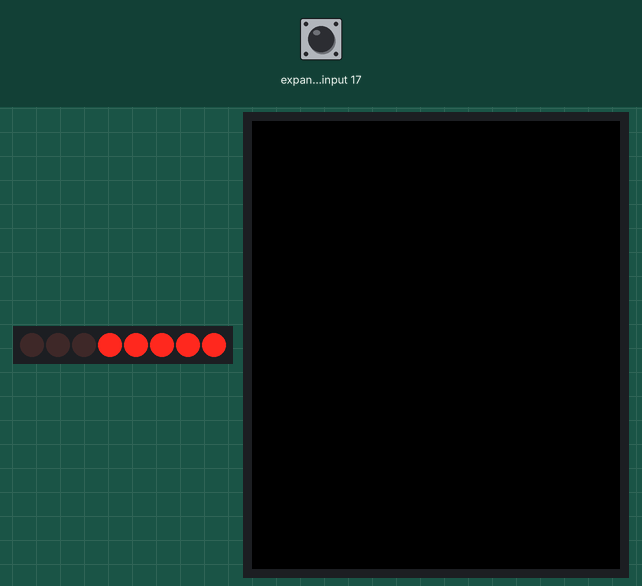
A program run on a simulated ESP32-S3. Parts: 8 port-expander outputs drawn as a row of LEDs (first output left, lit = HIGH), 368×448 colour display. Wiring (inferred from the names in the program): PCF8574 port expander at I2C address 0x20; PCF8574 port expander at I2C address 0x38. Wiring (inferred from the signals the program sends): row of LEDs: on Q0, Q1, Q2, Q3, Q4, Q5, Q6, Q7. The test bench sets the inputs (shaded band); at power-on: expander input 17 HIGH. What the program prints to the serial monitor is not drawn.

Above: at 0.9 s.
At 2.4 s:
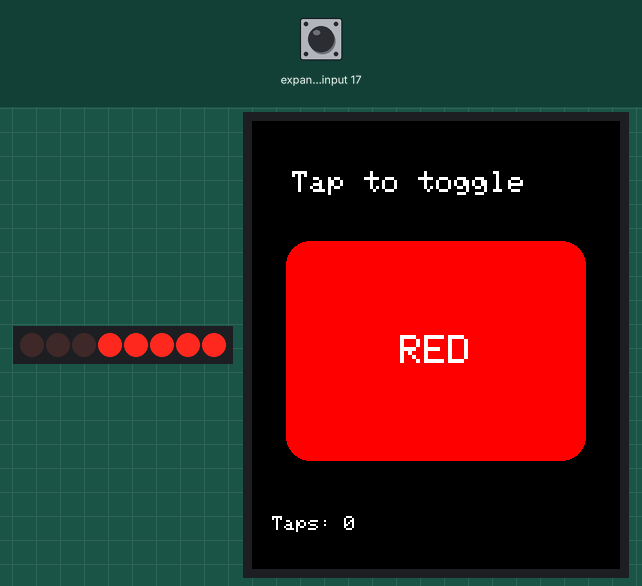
2.5 s: expander input 17 pulled LOW for 0.15 s
At 2.52 s:
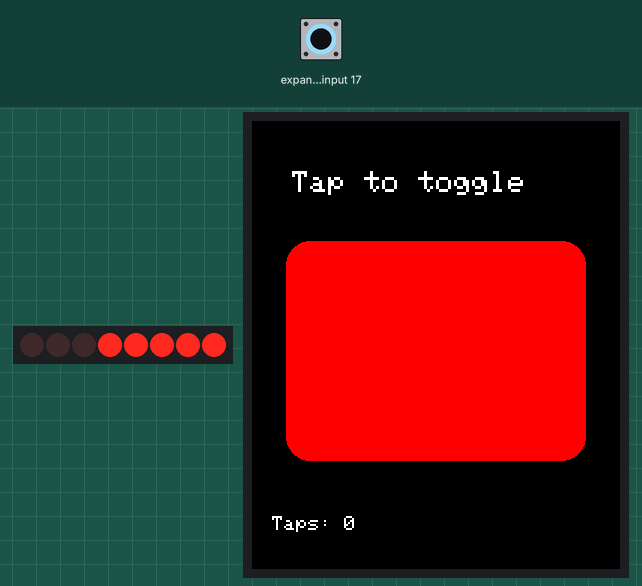
Timing chart, 0 to 5.5 s (numbered marks = the images above; inputs shaded):
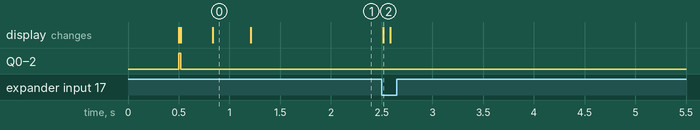

Measured:
- after the input at 2.5 s, the display: changes at once (image 2)

The program:

main.cpp
```cpp
// Touch demo: tap the big button to cycle its color.
#include <Arduino.h>
#include <Wire.h>
#include <Arduino_GFX_Library.h>

static const int I2C_SDA = 15;
static const int I2C_SCL = 14;

// SH8601 AMOLED on QSPI. GFX has no SH8601 class; CO5300 shares its command set.
static const int LCD_CS = 12, LCD_SCK = 11;
static const int LCD_D0 = 4, LCD_D1 = 5, LCD_D2 = 6, LCD_D3 = 7;
static const int LCD_W = 368, LCD_H = 448;

// TCA9554 expander drives the LCD/touch reset lines (pins 0-2)
static const uint8_t TCA9554_ADDR = 0x20;
static const uint8_t FT3168_ADDR = 0x38;

Arduino_DataBus *bus = new Arduino_ESP32QSPI(LCD_CS, LCD_SCK, LCD_D0, LCD_D1, LCD_D2, LCD_D3);
Arduino_CO5300 *gfx = new Arduino_CO5300(bus, GFX_NOT_DEFINED, 0, false, LCD_W, LCD_H);

struct NamedColor {
    uint16_t value;
    const char *name;
};
static const NamedColor COLORS[] = {
    {RED, "RED"}, {GREEN, "GREEN"}, {BLUE, "BLUE"},
    {YELLOW, "YELLOW"}, {MAGENTA, "MAGENTA"}, {CYAN, "CYAN"},
};
static const int NUM_COLORS = sizeof(COLORS) / sizeof(COLORS[0]);

// Button rectangle
static const int BTN_X = 34, BTN_Y = 120, BTN_W = 300, BTN_H = 220;

static int colorIndex = 0;
static uint32_t tapCount = 0;

static void tcaWrite(uint8_t reg, uint8_t val) {
    Wire.beginTransmission(TCA9554_ADDR);
    Wire.write(reg);
    Wire.write(val);
    Wire.endTransmission();
}

// Pulse expander pins 0-2 low then high to reset the display and touch
static void resetPanel() {
    tcaWrite(0x03, 0xF8); // pins 0-2 as outputs
    tcaWrite(0x01, 0x00);
    delay(20);
    tcaWrite(0x01, 0x07);
    delay(300); // touch controller needs time to boot
}

static void scanI2C() {
    Serial.println("I2C scan:");
    for (uint8_t addr = 1; addr < 127; addr++) {
        Wire.beginTransmission(addr);
        if (Wire.endTransmission() == 0) Serial.printf("  0x%02X\n", addr);
    }
}

// Returns true while a finger is down, with its coordinates
static bool readTouch(int &x, int &y) {
    Wire.beginTransmission(FT3168_ADDR);
    Wire.write(0x02); // TD_STATUS, followed by P1 XH/XL/YH/YL
    if (Wire.endTransmission(false) != 0) return false;
    if (Wire.requestFrom(FT3168_ADDR, (uint8_t)5) != 5) return false;
    uint8_t buf[5];
    for (int i = 0; i < 5; i++) buf[i] = Wire.read();
    if ((buf[0] & 0x0F) == 0) return false;
    x = ((buf[1] & 0x0F) << 8) | buf[2];
    y = ((buf[3] & 0x0F) << 8) | buf[4];
    return true;
}

static void drawButton(bool pressed) {
    const NamedColor &c = COLORS[colorIndex];
    gfx->fillRoundRect(BTN_X, BTN_Y, BTN_W, BTN_H, 24, c.value);
    gfx->drawRoundRect(BTN_X - 4, BTN_Y - 4, BTN_W + 8, BTN_H + 8, 28, pressed ? WHITE : BLACK);

    // Dark text on light colors, white on dark ones
    bool light = c.value == YELLOW || c.value == CYAN || c.value == GREEN;
    gfx->setTextColor(light ? BLACK : WHITE);
    gfx->setTextSize(4);
    int textW = strlen(c.name) * 24;
    gfx->setCursor(BTN_X + (BTN_W - textW) / 2, BTN_Y + BTN_H / 2 - 16);
    gfx->print(c.name);
}

static void drawStatus() {
    gfx->fillRect(0, 380, LCD_W, 50, BLACK);
    gfx->setTextColor(WHITE);
    gfx->setTextSize(2);
    gfx->setCursor(20, 395);
    gfx->printf("Taps: %lu", tapCount);
}

void setup() {
    Serial.begin(115200);
    // Wait (up to 10 s) for a serial monitor so the startup report isn't lost
    while (!Serial && millis() < 10000) delay(10);
    delay(500);
    Serial.println("\n=== Color toggle demo ===");

    Wire.begin(I2C_SDA, I2C_SCL);
    resetPanel();
    scanI2C();

    if (!gfx->begin()) {
        Serial.println("Display init failed");
        return;
    }
    gfx->setBrightness(200);
    gfx->fillScreen(BLACK);

    gfx->setTextColor(WHITE);
    gfx->setTextSize(3);
    gfx->setCursor(40, 50);
    gfx->println("Tap to toggle");

    drawButton(false);
    drawStatus();
    Serial.println("Ready - tap the button");
}

void loop() {
    static bool wasDown = false;
    int x, y;
    bool down = readTouch(x, y);

    // Act on the press edge only, so holding a finger doesn't repeat
    if (down && !wasDown) {
        Serial.printf("touch at %d,%d\n", x, y);
        if (x >= BTN_X && x < BTN_X + BTN_W && y >= BTN_Y && y < BTN_Y + BTN_H) {
            colorIndex = (colorIndex + 1) % NUM_COLORS;
            tapCount++;
            drawButton(true);
            drawStatus();
            Serial.printf("color -> %s\n", COLORS[colorIndex].name);
        }
    } else if (!down && wasDown) {
        drawButton(false);
    }
    wasDown = down;
    delay(20);
}
```
